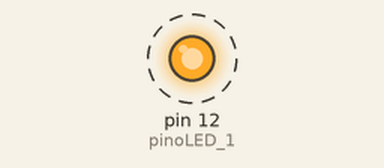
Bench run of a program on a simulated Raspberry Pi (header pin numbers). Parts: output pins drawn as LEDs (lit = HIGH). Dashed ring = blinking.

Above: at 0.2 s.
Timing chart, 0 to 3.0 s (numbered marks = the images above):
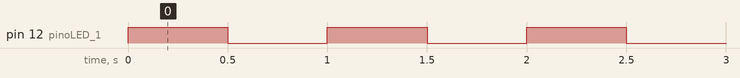

The program:

led.py
```python
# Bibliotecas utilizadas

import RPi.GPIO as GPIO # Para utilizar os pinos de GPIO
import time # Para usar o time.sleep

GPIO.setmode(GPIO.BOARD)

pinoLED_1 = 12 # Vamos utilizar o pino 12 da placa

# Define o pino do LED como saída
GPIO.setup(pinoLED_1, GPIO.OUT)

while(1): #Repete esta secao sempre
    GPIO.output(pinoLED_1, True) # Acende o LED
    time.sleep(0.5) # Aguarda meio segundo
    GPIO.output(pinoLED_1, False) # Apaga o LED
    time.sleep(0.5) # Aguarda meio segundo
```

Measured:
- by itself, pin 12 (pinoLED_1): alternates HIGH for 0.50 s and LOW for 0.50 s
